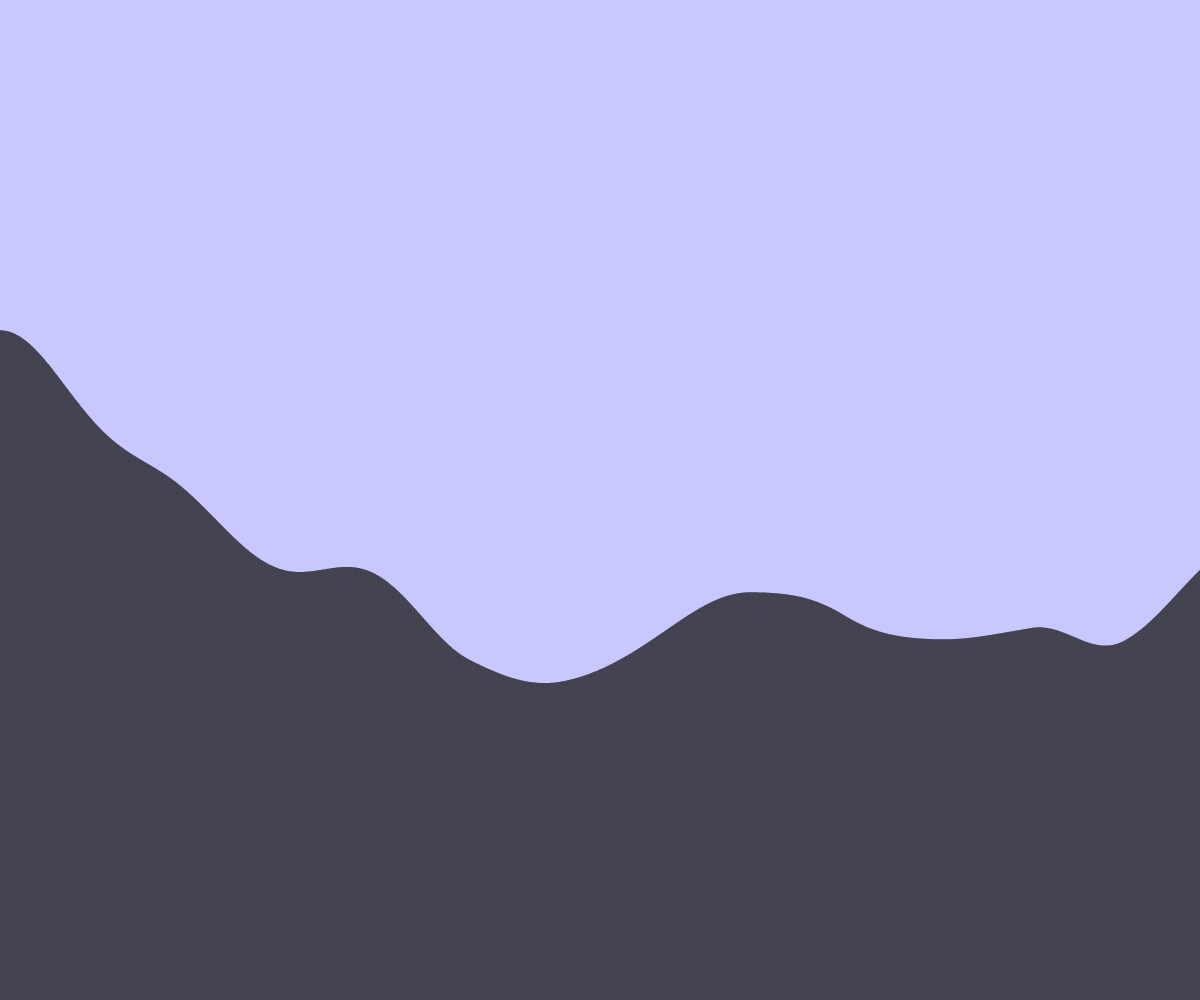
Frame 1 (no input)
Frame 60 (no input): identical to frame 1, image omitted
Frame 120 (the mouse pressed at the canvas centre since frame 60): identical to frame 1, image omitted

The p5.js sketch that drew this single still picture (run headless with seeded random() and noise() and a simulated clock; from frame 60 on, the mouse is pressed at the canvas centre):

// p5.js sketch
// ── sketch.js
// Terrain Generation

let terrain = [];
const NUMBER_OF_RECTS = 2000;
let y;

function setup() {
  createCanvas(windowWidth, windowHeight);
  let widthOfRect = width / NUMBER_OF_RECTS;

  generateTerrain(widthOfRect);
}

function draw() {
  background(200, 200, 255);

  noStroke();
  fill(25);
  for (let someRect of terrain) {
    rect(someRect.x, someRect.y, someRect.w, someRect.h);
  }
}

function spawnRectangle(leftSide, rectHeight, rectWidth) {
  let theRect = {
    x: leftSide,
    y: height - rectHeight,
    w: rectWidth,
    h: rectHeight,
  };

  return theRect;
}

function generateTerrain(widthOfRect) {
  let time = 0;
  let deltaTime = 0.0008;

  for (let x = 0; x < width; x+= widthOfRect) {
    let theHeight = noise(time) * height;
    let someRect = spawnRectangle(x, theHeight, widthOfRect);
    time += deltaTime;
    terrain.push(someRect);
  }
}
